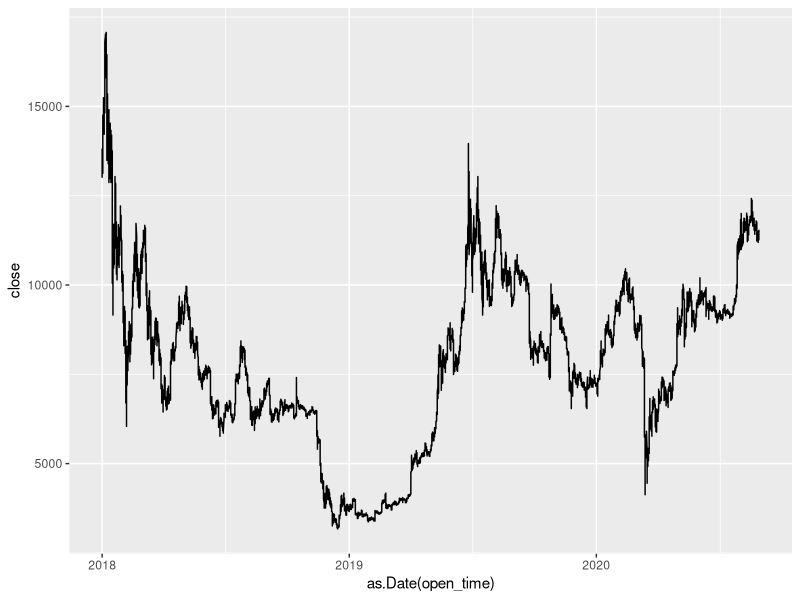
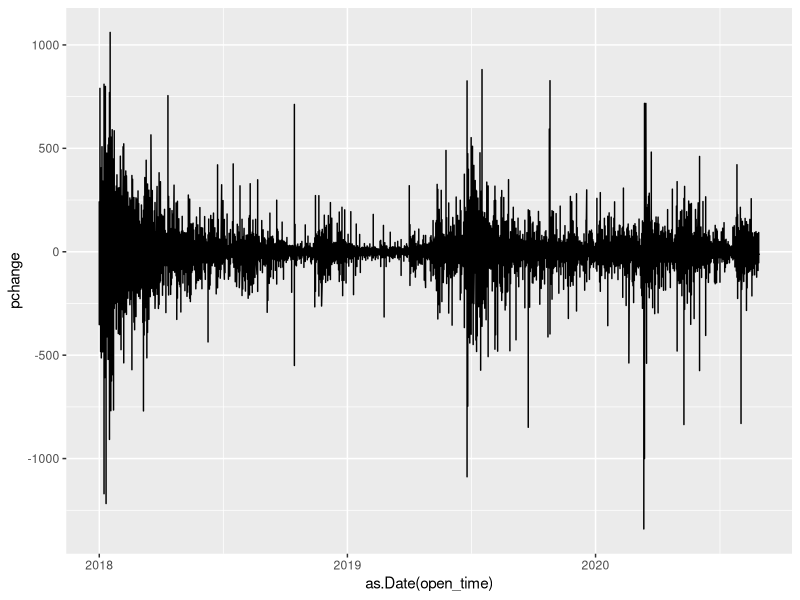
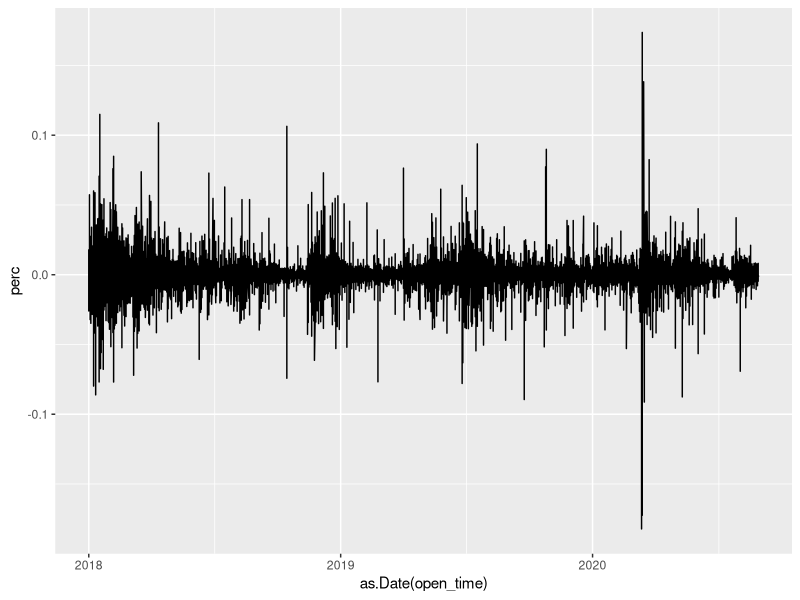
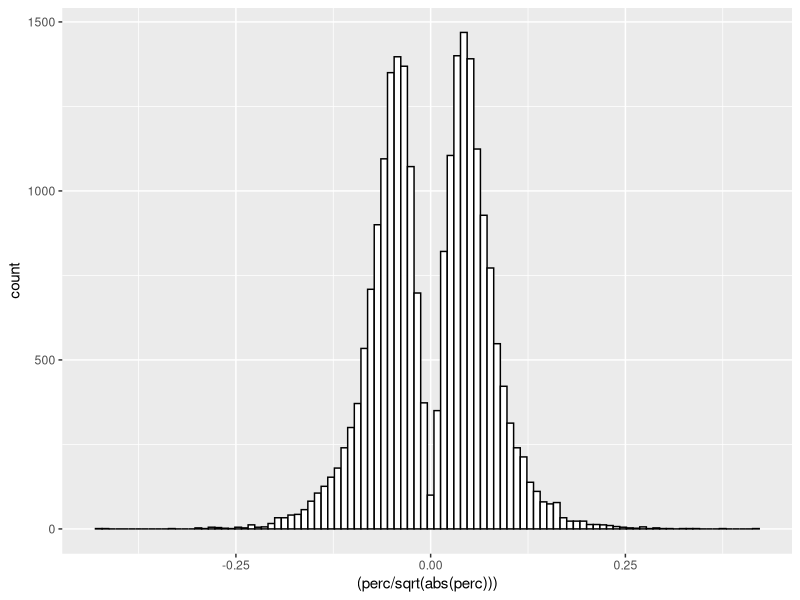
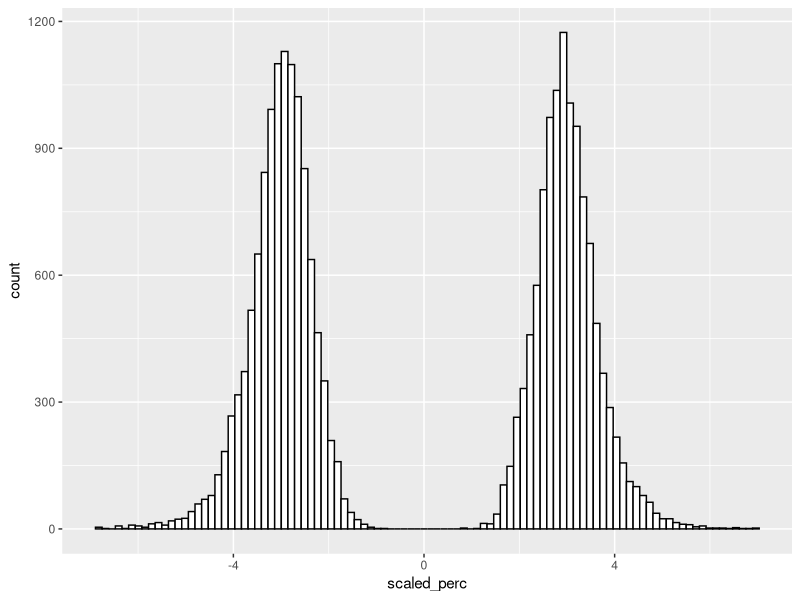
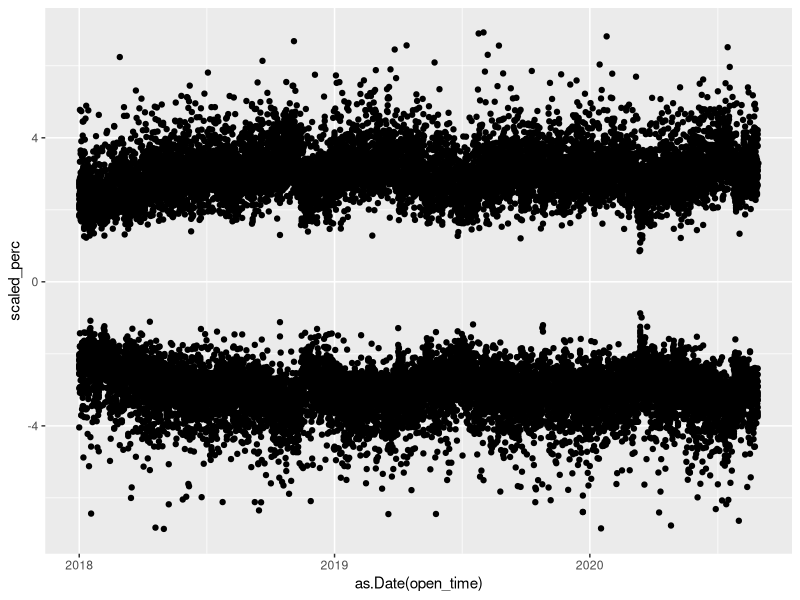
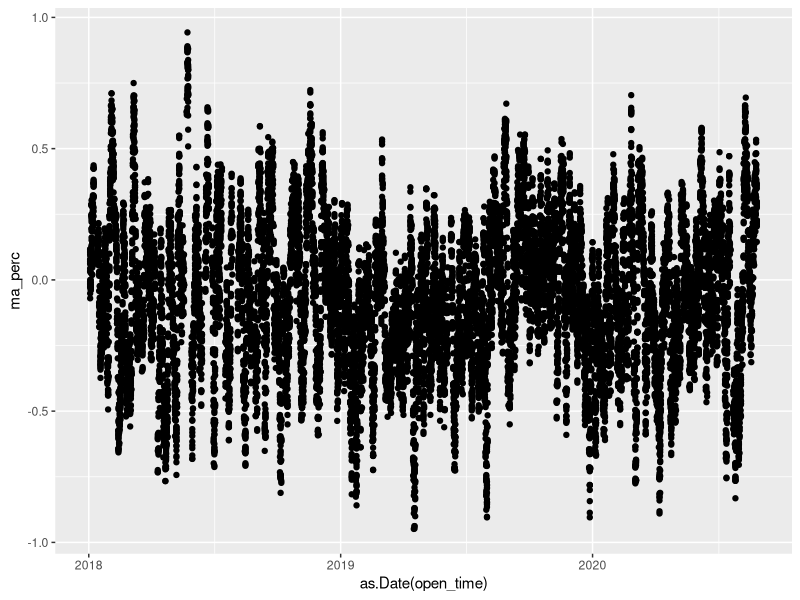

Reproduce these figures in R, in order.
## ---- chunk 1
knitr::opts_chunk$set(echo = TRUE)
## ---- chunk 2
library(ggplot2)
## ---- chunk 3
btc = read.csv("btcusdt1h.csv")
## ---- chunk 4
ggplot(btc, aes(x=as.Date(open_time), y=close)) + geom_line()
## ---- chunk 5
btc$pchange = (btc$close-btc$open)
btc$perc = btc$pchange/btc$open
ggplot(btc, aes(x=as.Date(open_time), y=pchange)) + geom_line()
## ---- chunk 6
ggplot(btc, aes(x=as.Date(open_time), y=perc)) + geom_line()
## ---- chunk 7
ggplot(btc, aes(x=(perc/sqrt(abs(perc))))) + geom_histogram(color="black", fill="white", bins=100)
## ---- chunk 8
btc$scaled_perc = btc$perc/abs(btc$perc)*(log(sqrt(abs(btc$perc))))


ggplot(btc, aes(x=scaled_perc))+ geom_histogram(color="black", fill="white", bins=100)
## ---- chunk 9
ggplot(btc, aes(x=as.Date(open_time), y=scaled_perc)) + geom_point()
## ---- chunk 10
btc$ma_perc = stats::filter(btc$scaled_perc, rep(1/100, 100),method="convolution", sides=2)
ggplot(btc, aes(x=as.Date(open_time), y=ma_perc)) + geom_point()

